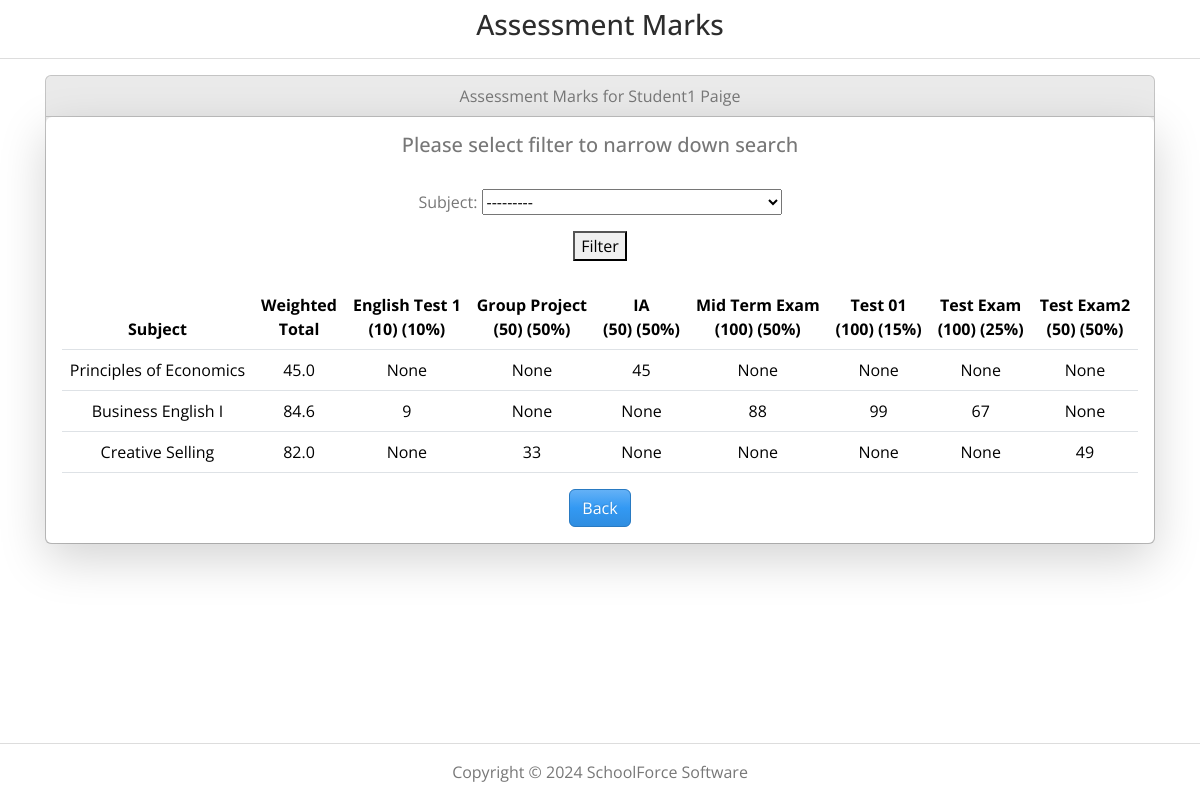
/student_subject_marks/ (signed in), run on the app's committed database.
### cmsmain/models.py (models this page shows)
class Student(models.Model):
    user = models.OneToOneField(User, on_delete=models.CASCADE)
    subjects  = models.ManyToManyField(Subject, related_name='students')
    student_number = models.PositiveIntegerField(unique=True, null=True, blank=True)
    first_name = models.CharField(max_length=50)
    last_name = models.CharField(max_length=50)
    phone = models.CharField(max_length=20, null=True, blank=True)
    date_of_birth = models.DateField()
    nationality = models.CharField(max_length=50)
    passport_number = models.CharField(max_length=50)
    email = models.EmailField(max_length=100)
    enrolment_date = models.DateField()
    picture = models.ImageField(upload_to='uploads/', null=True, blank=True)
    created_at = models.DateTimeField(auto_now_add=True, null=True, blank=True)
    def __str__(self):
        return f'{self.first_name} {self.last_name}'

class Exam(models.Model):
    course_class = models.ForeignKey(CourseClass, on_delete=models.CASCADE, related_name='exams', null=True, blank=True)
    name = models.CharField(max_length=100)
    total = models.IntegerField()
    weight = models.IntegerField()
    description = models.TextField(null=True, blank=True)
    location = models.ForeignKey(Location, on_delete=models.CASCADE, related_name='exams', null=True, blank=True)
    date = models.DateField()
    def __str__(self):
        return self.name

class Subject(models.Model):
    code = models.CharField(max_length=20, unique=True)
    name = models.CharField(max_length=100)
    def __str__(self):
        return self.name

### cmsmain/views.py (the view)
# urls.py: path('student_subject_marks/', views.StudentSubjectMarks, name='student_subject_marks'),
def StudentSubjectMarks(request):
    student = request.user.student
    form = StudentSubjectMarksFilterForm(request.POST or None, student=student)
    exam_marks = ExamMark.objects.filter(student=student)
    if request.method == 'POST' and form.is_valid():
        subject = form.cleaned_data.get('subject')
        if subject:
            exam_marks = exam_marks.filter(exam__course_class__subject=subject)
    subjects = set()
    exams_dict = {}
    totals_dict = {}
    for mark in exam_marks:
        subject = mark.exam.course_class.subject
        subjects.add(subject)
        if subject not in exams_dict:
            exams_dict[subject] = {}
        exams_dict[subject][mark.exam.name] = mark.mark
        if subject not in totals_dict:
            totals_dict[subject] = 0
        totals_dict[subject] += mark.mark / mark.exam.total * mark.exam.weight
    all_exam_names = sorted({exam.name for mark in exam_marks for exam in [mark.exam]})
    all_exams = Exam.objects.filter(name__in=all_exam_names).distinct()
    context = {
        'form': form,
        'student': student,
        'subjects': subjects,
        'exams_dict': exams_dict,
        'totals_dict': totals_dict,
        'all_exam_names': all_exam_names,
        'all_exams': all_exams
    }
    return render(request, 'app_student/student_subject_marks.html', context)

### cmsmain/forms.py
class StudentSubjectMarksFilterForm(forms.Form):
    subject = forms.ModelChoiceField(
        queryset=None,
        required=False,
        widget=forms.Select(attrs={'class': 'form-field'})
    )
    def __init__(self, *args, **kwargs):
        student = kwargs.pop('student', None)
        super(StudentSubjectMarksFilterForm, self).__init__(*args, **kwargs)
        if student:
            self.fields['subject'].queryset = Subject.objects.filter(
                classes__in=student.classes.all()).distinct()

### cmsmain/templatetags/custom_filters.py (called while the page is built)
@register.filter
def dict_get(d, key):
    return d.get(key)

### cmsmain/templates/app_student/student_subject_marks.html (shortened to what this page needs)
{% extends 'cmsmain/base.html' %}
{% load custom_filters %}
{% load static %}
{% block content %}
<h3 class="mt-2 text-center">Assessment Marks</h3>
<hr />
<div class="d-flex justify-content-center">
    <div class="row">
        <div class="col col-md">
            <div class="card bg-light mb-3">
                <div class="card-header">
                    Assessment Marks for {{ student }}
                </div>
                <div class="card-body shadow-lg bg-body rounded">
                    <h5>Please select filter to narrow down search</h5>
                    <br />
                    <form method="post">
                        {{ form.as_p }}
                        <button type="submit">Filter</button>
                    </form>
                    <br />
                    {% if subjects %}
                    <table class='table'>
                        <thead>
                            <tr>
                                <th>Subject</th>
                                <th>Weighted<br />Total</th>
                                {% for exam_name in all_exam_names %}
                                    {% for exam in all_exams %}
                                        {% if exam.name == exam_name %}
                                        <th>{{ exam }}<br>({{exam.total}}) ({{exam.weight}}%)</th>
                                        {% endif %}
                                    {% endfor %}
                                {% endfor %}
                            </tr>
                        </thead>
                        <tbody>
                            {% for subject in subjects %}
                                <tr>
                                    <td>{{ subject.name }}</td>
                                    <td>{{ totals_dict|dict_get:subject }}</td>
                                    {% for exam_name in all_exam_names %}
                                        {% for exam in all_exams %}
                                            {% if exam.name == exam_name %}
                                                <td>{{ exams_dict|dict_get:subject|dict_get:exam_name }}</td>
                                            {% endif %}
                                        {% endfor %}
                                    {% endfor %}
                                </tr>
                            {% endfor %}
                        </tbody>
                    </table>
                    {% else %}
                        <p>No exam marks available.</p>
                    {% endif %}
                    <a class="btn btn-info" href="{% url 'custom_page' %}">Back</a>
                </div>
            </div>
        </div>
    </div>
</div>
{% endblock %}

### cmsmain/templates/cmsmain/base.html (style rules this page uses)
.form-field { max-width: 300px; width: 100%; }
.wrapper { min-height: 100vh; display: flex; flex-direction: column; }
table tr th { font-size: 16px; font-weight: bold; }
table thead tr th { font-size: 16px; font-weight: bold; }

### data on the page
Student: first_name+last_name "Student1 Paige"
Exam: name "English Test 1", total "10", weight "10"
Exam: name "Group Project", total "50", weight "50"
Exam: name "IA", total "50", weight "50"
Exam: name "Mid Term Exam", total "100", weight "50"
Exam: name "Test 01", total "100", weight "15"
Exam: name "Test Exam", total "100", weight "25"
Exam: name "Test Exam2", total "50", weight "50"
Subject: name "Principles of Economics", id "45.0", id.name "None", id.name "45"
Subject: name "Business English I", id "84.6", id.name "9", id.name "None", id.name "88", id.name "99", id.name "67"
Subject: name "Creative Selling", id "82.0", id.name "None", id.name "33", id.name "49"
